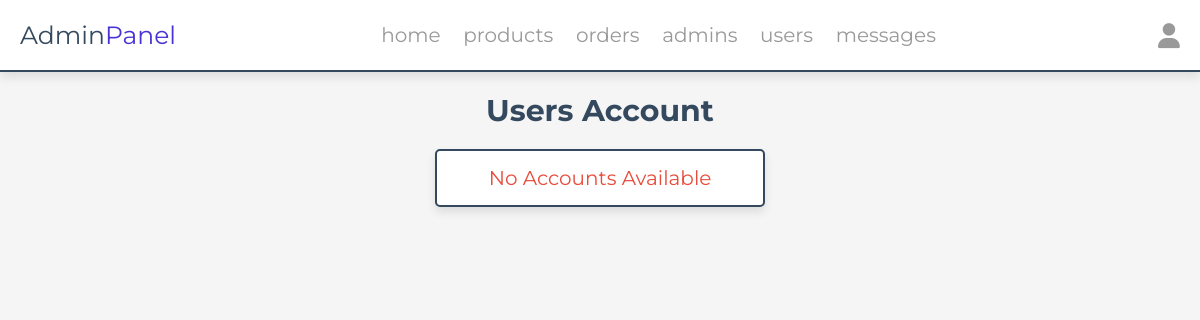
The page /admin/users_accounts.php (signed in) on the database as committed earlier.
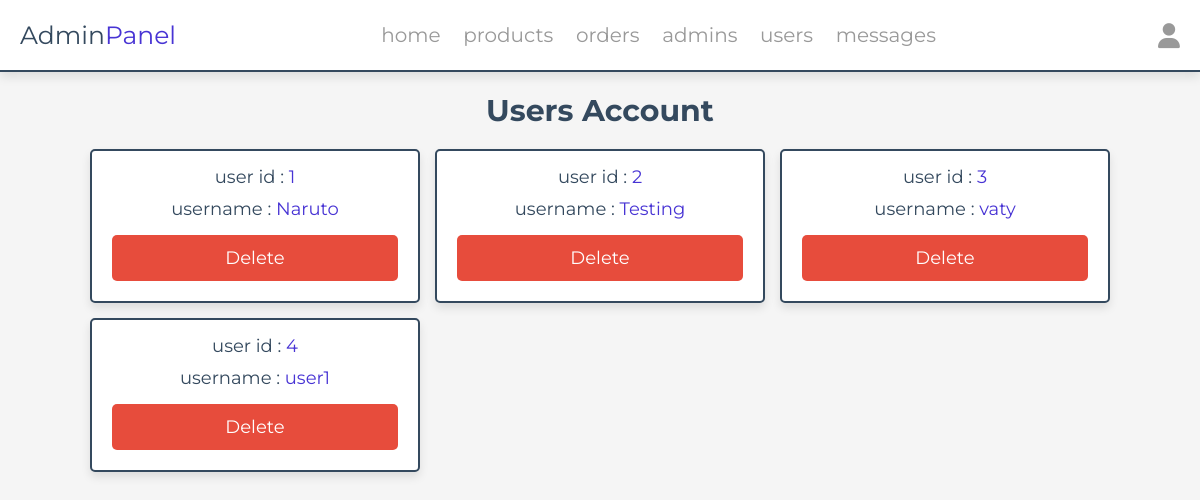
The same page on the database as committed later.
### tables this page shows
CREATE TABLE `users` (
  `id` int(100) NOT NULL,
  `name` varchar(20) NOT NULL,
  `email` varchar(50) NOT NULL,
  `number` varchar(10) NOT NULL,
  `password` varchar(50) NOT NULL,
  `address` varchar(500) NOT NULL
);

### admin/users_accounts.php (the view, shortened to what this page needs)
<?php
include '../components/connect.php';
?>
<!DOCTYPE html>
<html lang="en">
<head>
   <link rel="stylesheet" href="https://cdnjs.cloudflare.com/ajax/libs/font-awesome/6.1.1/css/all.min.css">
   <link rel="stylesheet" href="../css/admin_style.css">
</head>
<body>
<?php include '../components/admin_header.php' ?>
<section class="accounts">
   <h1 class="heading">users account</h1>
   <div class="box-container">
   <?php
      $select_account = $conn->prepare("SELECT * FROM `users`");
      $select_account->execute();
      if($select_account->rowCount() > 0){
         while($fetch_accounts = $select_account->fetch(PDO::FETCH_ASSOC)){
   ?>
   <div class="box">
      <p> user id : <span><?= $fetch_accounts['id']; ?></span> </p>
      <p> username : <span><?= $fetch_accounts['name']; ?></span> </p>
      <a href="users_accounts.php?delete=<?= $fetch_accounts['id']; ?>" class="delete-btn" onclick="return confirm('delete this account?');">delete</a>
   </div>
   <?php
      }
   }else{
      echo '<p class="empty">no accounts available</p>';
   }
   ?>
   </div>
</section>
</body>
</html>

Rows that differ between the two databases and show on the page:
added users: id "1", name "Naruto"
added users: id "2", name "Testing"
added users: id "3", name "vaty"
added users: id "4", name "user1"
Other text that changed with them:
text no longer shown: "No Accounts Available"
